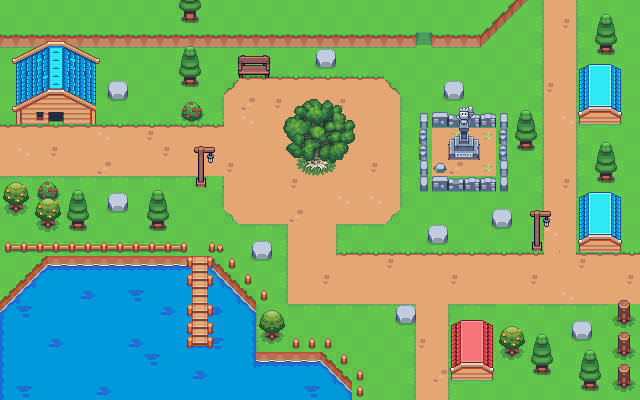

This is a level from a 2D game, rendered from its Tiled map with the project's own tilesets. A one-line summary and the map file follow, with tile-layer data summarised:
An orthogonal 40x25 tile map with 16x16 px tiles, 7 tile layers (Ground1, Ground2, Bottom1, Bottom2, ...), 5 tilesets and 6 objects (2x Light).

<map version="1.10" tiledversion="1.12.1" orientation="orthogonal" renderorder="right-down" width="40" height="25" tilewidth="16" tileheight="16" infinite="0" nextlayerid="14" nextobjectid="17">
 <tileset firstgid="1" source="../tilesets/Tile1.tsx" />
 <tileset firstgid="4097" source="../tilesets/Tile2.tsx" />
 <tileset firstgid="5066" source="../tilesets/Tile3.tsx" />
 <tileset firstgid="11307" source="../tilesets/Tile4.tsx" />
 <tileset firstgid="11596" source="../tilesets/Tile5.tsx" />
 <layer id="1" name="Ground1" width="40" height="25">
  <data>[1000 cells, 998 non-empty, 1 distinct tile ids]</data>
 </layer>
 <layer id="2" name="Ground2" width="40" height="25">
  <data>[1000 cells, 497 non-empty, 2 distinct tile ids]</data>
 </layer>
 <layer id="3" name="Bottom1" width="40" height="25">
  <data>[1000 cells, 589 non-empty, 28 distinct tile ids]</data>
 </layer>
 <objectgroup id="12" name="Fishing Area">
  <object id="7" x="176.5" y="263.25" width="15" height="88" />
  <object id="8" x="206.75" y="266.5" width="17" height="85" />
  <object id="10" x="176.75" y="348.5" width="47.25" height="19.75" />
 </objectgroup>
 <layer id="4" name="Bottom2" width="40" height="25">
  <data>[1000 cells, 239 non-empty, 125 distinct tile ids]</data>
 </layer>
 <layer id="9" name="Player" width="40" height="25">
  <data>[1000 cells, 0 non-empty, 0 distinct tile ids]</data>
 </layer>
 <objectgroup id="13" name="Light">
  <object id="12" x="210.625" y="160.25">
   <point />
  </object>
  <object id="14" name="Lamp" type="Light" x="210.625" y="158.25">
   <point />
  </object>
  <object id="16" name="Lamp" type="Light" x="546.75" y="223.563">
   <point />
  </object>
 </objectgroup>
 <layer id="8" name="Above1" width="40" height="25">
  <data>[1000 cells, 107 non-empty, 53 distinct tile ids]</data>
 </layer>
 <layer id="6" name="Above2" width="40" height="25">
  <data>[1000 cells, 14 non-empty, 14 distinct tile ids]</data>
 </layer>
</map>
